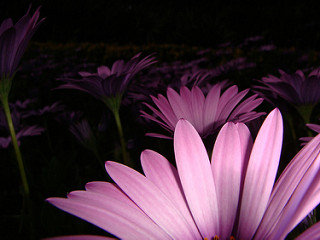
#> input picture ch5/flowers/daisy/1344985627_c3115e2d71_n.jpg, 320 x 240 px, found by its file name; its folder holds only this picture in this run
$ python test.py
#> lines starting #> are read from the running program, lines starting #| are printed output that depends on the picture
### mathutil.py
import _csv
import os

import PIL.Image
import matplotlib.pyplot as plt
import numpy as np


# 수학적인 계산이 필요한 함수들을 모아둔 파일이다.

def relu(x):
    return np.maximum(x, 0)


def relu_derv(y):
    return np.sign(y)


def sigmoid(x):
    return np.exp(-relu(-x)) / (1.0 + np.exp(-np.abs(x)))


def sigmoid_derv(y):
    return y * (1 - y)


def sigmoid_cross_entropy_with_logits(z, x):
    return relu(x) - x * z + np.log(1 + np.exp(-np.abs(x)))


def sigmoid_cross_entropy_with_logits_derv(z, x):
    return -z + sigmoid(x)


def tanh(x):
    return 2 * sigmoid(2 * x) - 1


def tanh_derv(y):
    return (1.0 + y) * (1.0 - y)


# [8 lines left out: function softmax, not called in this run]


def softmax_cross_entropy_with_logits(labels, logits):
    probs = softmax(logits)
    return -np.sum(labels * np.log(probs + 1.0e-10), axis=1)


def softmax_cross_entropy_with_logits_derv(labels, logits):
    return softmax(logits) - labels


# csv 파일을 한 줄씩 읽어와서 리스트 형식으로 반환해주는 함수이다.
# [11 lines left out: function load_csv, not called in this run]


'''
원핫인코딩이란 0,1외의 다른 숫자나 문자가 레이블로 주어졌을 때 이름 0과 1로 인코딩해주는 것을 말한다.
예를 들어 1,2,3이 주어진다면 [1,0,0],[0,1,0],[0,0,1] 등으로 바꿔서 표현해줄 수 있다.
'''


# xs 텐서의 값들을 cnt크기의 원-핫 벡터로 변환해주는 함수이다.
def onehot(xs, cnt):
    # cnt 크기의 단위 행렬을 선언하고 각 값을 int로 해줌으로써 나중에 발생할지 모르는 충동을 방지한다.
    return np.eye(cnt)[np.array(xs).astype(int)]


# 벡터를 문자열로 변환해주는 함수이다.
# [7 lines left out: function vector_to_str, not called in this run]


# 이미지를 numpy 배열로 변환해주는 함수이다.
def load_image_pixels(imagepath, resolution, input_shape):
    # PIL 라이브러리를 활용해서 이미지 파일을 열어준다.
    img = PIL.Image.open(imagepath)
#> img is the input picture: PIL image 320x240 RGB; mean R, G, B 71.3, 46.1, 61.1
    # 이미지의 크기를 전달받은 해상도로 변환한다.
    resized = img.resize(resolution)
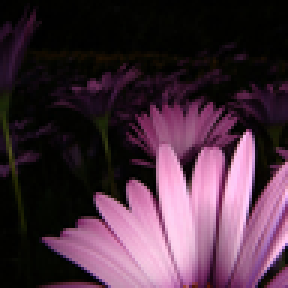
#> resized: PIL image 96x96 RGB (shown 3 times larger); mean R, G, B 71.3, 46.1, 61.1
#> pass 2 of the loop in __init__, `for dx, dname in enumerate(self.target_names):`:
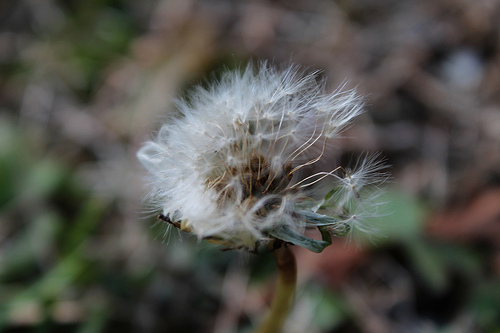
#> input picture ch5/flowers/dandelion/11595255065_d9550012fc.jpg, 500 x 333 px, found by its file name
#> in load_image_pixels, img is the input picture: PIL image 500x333 RGB; mean R, G, B 83.3, 82.8, 76.6
#> in load_image_pixels (call 2), `resized = img.resize(resolution)`:
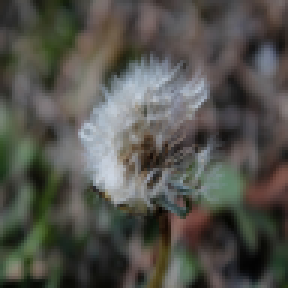
#> resized: PIL image 96x96 RGB (shown 3 times larger); mean R, G, B 83.3, 82.8, 76.6
    # 전달받은 형태로 shape을 변환하고 numpy 배열로 변경한다.
    return np.array(resized).reshape(input_shape)


# 이미지를 화면에 출력해주는 함수이다.
# [29 lines left out: functions draw_images_horz, show_select_results, not called in this run]


# 특정 폴더에 있는 파일이나 서브 폴더의 이름을 모아 정렬된 형태의 리스트로 반환해주는 함수이다.
def list_dir(path):
    # 파이썬 내장 라이브러리인 os를 활용하여 전달 받은 경로에서 파일들의 목록을 리스트로 불러온다.
    filenames = os.listdir(path)
    # 불러온 리스트를 정렬한다.
    filenames.sort()
    return filenames

### dataset.py
import numpy as np

import mathutil


# 데이터셋을 만들고 여러 기능을 사용할 수 있게 해줄 클레스를 선언한다.
class Dataset(object):
    # 매개 변수로 전달된 데이터셋의 이름과 모드값을 선언한다.
    def __init__(self, name, mode):
        self.name = name
        self.mode = mode

    # 데이터셋의 정보들을 string 문자열로 반환한다.
    def __str__(self):
        return '{}({}, {}+{}+{})'.format(self.name, self.mode, len(self.tr_xs), len(self.te_xs), len(self.va_xs))

    # 메소드가 아닌 속성으로 취급할 수 있도록 데코레이터를 붙여준다.
    @property
    def train_count(self):
        return len(self.tr_xs)

    # 학습에 사용할 데이터를 설정하는 함수이다.
    # [10 lines left out: function get_train_data, not called in this run]

    #   테스트에 사용할 데이터를 설정하는 함수이다.
    def get_test_data(self):
        return self.te_xs, self.te_ys

    # 학습 데이터를 섞어주는 함ㅁ수이다.
    def shuffle_train_data(self, size):
        self.indices = np.arange(size)
        np.random.shuffle(self.indices)

    # 학습에 사용할 검증 데이터셋을 설정하는 함수이다.
    # [20 lines left out: functions get_validate_data, get_visualize_data, not called in this run]

    # 데이터를 섞어주는 함수이다.
    def shuffle_data(self, xs, ys, tr_ratio=0.8, va_ratio=0.05):
        # 데이터의 총 카운트를 xs의 개수로 설정합니다.
#> called with xs = array of shape (2, 96, 96, 3), ys = array of shape (2, 2), tr_ratio = 0.8, va_ratio = 0.05
        data_count = len(xs)
#> data_count = 2

        # 학습, 검증, 테스트의 카운트를 설정합니다.
        tr_cnt = int(data_count * tr_ratio / 10) * 10
#> tr_cnt = 0
        va_cnt = int(data_count * va_ratio)
#> va_cnt = 0
        te_cnt = data_count - (tr_cnt + va_cnt)
#> te_cnt = 2

        # 인덱스를 설정해줍니다.
        tr_from, tr_to = 0, tr_cnt
#> tr_from = 0; tr_to = 0
        va_from, va_to = tr_cnt, tr_cnt + va_cnt
#> va_from = 0; va_to = 0
        te_from, te_to = tr_cnt + va_cnt, data_count
#> te_from = 0; te_to = 2

        indices = np.arange(data_count)
#> indices = [0, 1]
        np.random.shuffle(indices)
        # 설정한 인덱스를 통해 슬라이싱을 해서 학습, 검증, 테스트 데이터셋을 설정합니다.
        self.tr_xs = xs[indices[tr_from:tr_to]]
#> self.tr_xs = empty array
        self.tr_ys = ys[indices[tr_from:tr_to]]
#> self.tr_ys = empty array
        self.va_xs = xs[indices[va_from:va_to]]
#> self.va_xs = empty array
        self.va_ys = ys[indices[va_from:va_to]]
#> self.va_ys = empty array
        self.te_xs = xs[indices[te_from:te_to]]
        self.te_ys = ys[indices[te_from:te_to]]
#> self.te_ys = [[0, 1], [1, 0]]

        self.input_shape = xs[0].shape
#> self.input_shape = (96, 96, 3)
        self.output_shape = ys[0].shape

        return indices[tr_from:tr_to], indices[va_from:va_to], indices[tr_from:te_to]

    # 순전파의 후처리를 진행하는 함수이다.
    # [116 lines left out: functions forward_postproc, backprop_postproc, eval_accuracy, get_estimate, train_prt_result, not called in this run]

    # 테스트 결과를 출력해주는 함수이다.
    def test_prt_result(self, name, acc, time):
        print('Model {} test report: accuracy = {:5.3f}, ({} secs)\n'.format(name, acc, time))

### ch05/flowerdataset.py
import os.path

import numpy as np

import mathutil
from dataset import Dataset


# 기본이 되는 Dataset 클래스를 상속하면서 꽃 이미지를 갖고있는 데이터셋 클래스를 생성한다.
class FlowersDataset(Dataset):
    # 여러 변수들을 선언해주는 함수이다.
    def __init__(self, resolution=[100, 100], input_shape=[-1]):
        # 부모 클래스에서 데이터셋의 이름은 flowers, 모드는 select로 선언한다.
        super(FlowersDataset, self).__init__('flowers', 'select')

        path = '/flowers'
        # 데이터셋의 폴더명을 통해 레이블을 추출한다.
        self.target_names = mathutil.list_dir(path)
        images = []
        idxs = []
        # enumerate를 활용하여 레이블 별 폴더를 접근하고 이미지를 추출한다.
        for dx, dname in enumerate(self.target_names):
            # 접근할 데이터셋 폴더를 선택한다.
            subpath = path + '/' + dname
            # 불러올 파일 이름들을 선택한다.
            filenames = mathutil.list_dir(subpath)
            # 파일 이름들 중 한개씩 고른다.
            for fname in filenames:
                # jpg파일 형식만 추출한다.
                if fname[-4:] != '.jpg':
                    continue
                # 이미지 파일의 경로를 만든다.
                imagepath = os.path.join(subpath, fname)
                # 이미지를 불러오는 메소드를 통해 이미지를 불러온다.
                pixels = mathutil.load_image_pixels(imagepath, resolution, input_shape)
                # 이미지 리스트로 이미지를 추가한다.
                images.append(pixels)
                # 인덱스 리스트에 인덱스를 추가한다.
                idxs.append(dx)
        # 이미지를 3차원으로 만들어준다.
        self.image_shape = resolution + [3]
        # 이미지들을 넘파이 행렬로 변환한다.
        xs = np.asarray(images, np.float32)
        # 레이블을 원핫인코딩을 통해서 변환 시킨다
        ys = mathutil.onehot(idxs, len(self.target_names))
        # 데이터를 섞는다.
        self.shuffle_data(xs, ys, 0.8)

    # 시각화를 해주는 함수이다.
    def visualize(self, xs, estimates, answers):
        mathutil.draw_images_horz(xs, self.image_shape)
        mathutil.show_select_results(estimates, answers, self.target_names)

### ch06/dataset_office31.py
import os

import numpy as np

import mathutil
from dataset import Dataset


# Office31 데이터셋을 불러와서 구축하는 클래스
class Office31Dataset(Dataset):
    # self.Office31Dataset은 너무 길기 떄문에 self.base로 간단히 호출 가능하도록 설정
    @property
    def base(self):
        return super(Office31Dataset, self)

    # 생성자를 선언하는 함수이다.
    def __init__(self, resolution=[100, 100], input_shape=[-1]):
        # 데이터셋의 이름은 office31이고 모드는 dual select로 설정한다.
        self.base.__init__('office31', 'dual_select')

        # 데이터셋의 경로를 설정한다.
        path = '/office31'
        # 경로에 있는 폴더들의 이름을 통해서 도메인들을 설정한다.
        domain_names = mathutil.list_dir(path)

        images = []
        domain_indexs, object_indexs = [], []

        # 각 도메인 별 세부 폴더의 이미지들을 불러와서 데이터셋을 만든다.
        for domain_index, dname in enumerate(domain_names):
            domainpath = os.path.join(path, dname, 'images')
            # 하위 폴더들의 이름을 통해서 클래스를 설정한다.
            object_names = mathutil.list_dir(domainpath)
            # 각 클래스의 파일들을 불러와서 데이터셋을 구축한다.
            for object_index, oname in enumerate(object_names):
                objectpath = os.path.join(domainpath, oname)
                filenames = mathutil.list_dir(objectpath)
                for filename in filenames:
                    if filename[-4:] != '.jpg':
                        continue
                    imagepath = os.path.join(objectpath, filename)
                    pixels = mathutil.load_image_pixels(imagepath, resolution, input_shape)
                    images.append(pixels)
                    domain_indexs.append(domain_index)
                    object_indexs.append(object_index)

        self.image_shape = resolution + [3]

        # 이미지 데이터셋을 float32로 이루어진 넘파이 배열로 변환한다.
        xs = np.asarray(images, np.float32)

        # 도메인을 원핫인코딩 처리한다.
        ys0 = mathutil.onehot(domain_indexs, len(domain_names))
        # 클래스를 원핫인코딩 처리한다.
        ys1 = mathutil.onehot(object_indexs, len(object_names))
        # 둘을 리스트 형식으로 합친다.
        ys = np.hstack([ys0, ys1])

        # 데이터셋을 섞어준다.
        self.shuffle_data(xs, ys, 0.8)
        # (도메인, 클래스) 형식의 레이블을 만든다.
        self.target_names = [domain_names, object_names]
        # 도메인의 개수를 구한다.
        self.cnts = [len(domain_names)]

    # 순전파를 구하는 함수를 새로 정의한다.
    # [42 lines left out: functions forward_postproc, backprop_postproc, eval_accuracy, train_prt_result, not called in this run]
    # 테스트의 결과를 출력해주는 함수를 새로 정의한다.
    def test_prt_result(self, name, acc, time):
        print('Model {} test report: accuracy = {:5.3f}+{:5.3f}, ({} secs)\n'.format(name, acc[0], acc[1], time))

    # 예측값을 구하는 함수이다.
    # [21 lines left out: functions get_estimate, visualize, not called in this run]

### ch07/test.py
from ch05.flowerdataset import FlowersDataset
from ch06.dataset_office31 import Office31Dataset
from cnn_basic_model import CnnBasicModel

fd = FlowersDataset([96, 96], [96, 96, 3])
#> (the run stopped early here; a loop or call above may not have finished)
